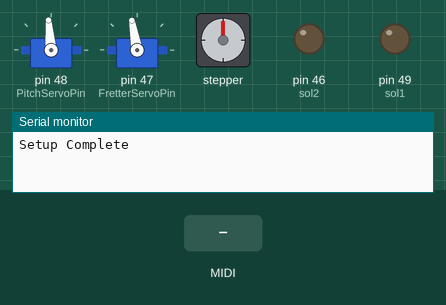
This sketch was run on a simulated Arduino Mega 2560, built with avr-gcc and run on an emulated ATmega2560. Shown: 2 × servo, stepper motor, output pins drawn as LEDs (lit = HIGH), the last lines printed to the serial monitor. The inputs (shaded band) are chosen by the test bench. MIDI output is not drawn; stepper angles assume 200 steps per turn.

Above: at 1.2 s.
1.3 s: MIDI note 60 received
At 2.3 s:
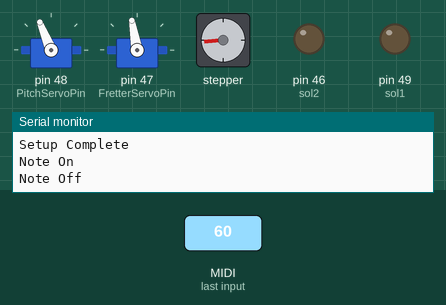
3.2 s: MIDI note 36 received
At 4.4 s:
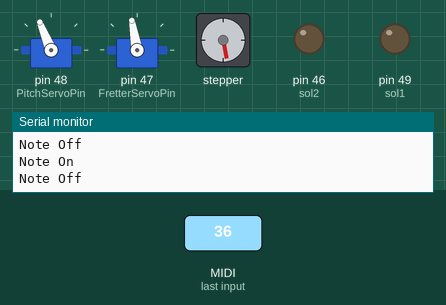
4.7 s: MIDI note 48 received
At 5.6 s:
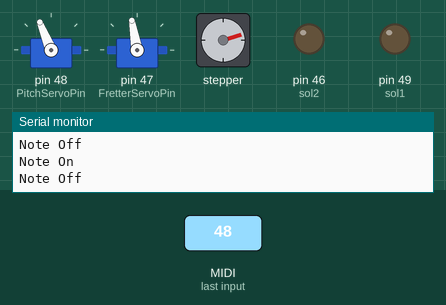
6.2 s: MIDI note 64 received
At 7.7 s:
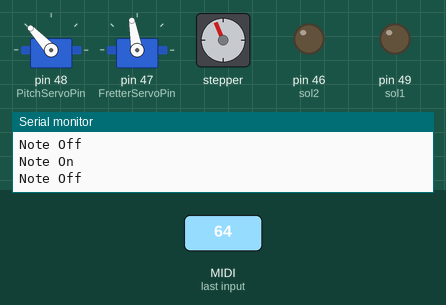
8.0 s: MIDI note 67 received
At 9.2 s:
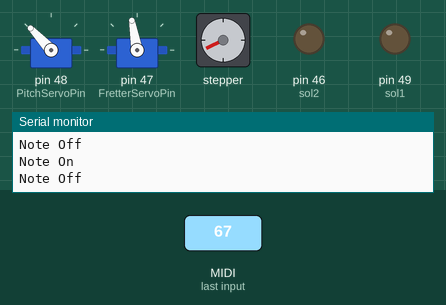
9.5 s: MIDI note 72 received
At 10.5 s:
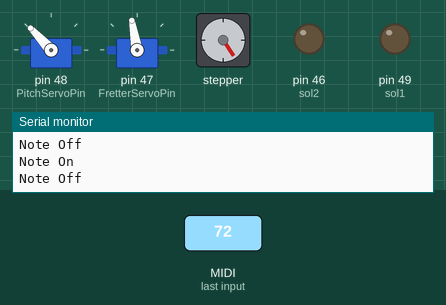
Timing chart, 0 to 12.0 s (numbered marks = the images above; inputs shaded):
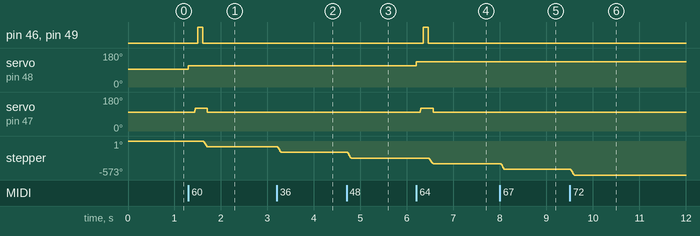

The sketch:

PickWheelz.ino
```cpp
#include <AccelStepper.h>                         //Stepper Motor library - can be downloaded from http://www.airspayce.com/mikem/arduino/AccelStepper/
#include <Servo.h>
#include <MIDI.h>                                 //MIDI library - can be downloaded from https://github.com/FortySevenEffects/arduino_midi_library/releases/tag/4.2

// ****************************************
// TODO List:
// ****************************************
/*
 * - Solenoid PWM
 * - Pick Angle adjustment
 * - CC toggling change to use value threshold instead
 * - Varying fretting strength as angle changes
 * - NOTE - Angle adjustment needs limit switch of some kind
 * - Remove clamping (emergency reset)??
 */
// ****************************************
//
// ****************************************

//------------ Global Variables ------------
const bool DEBUG = true;                          // sends debug info via Serial if true
bool dampEveryNote = false;                       // sets whether each note is damped on Note Off (default TRUE)
bool continuousPlaying = false;                   // sets whether the monochord keeps picking between Note ON and Note OFF messages (Continuous), or picks only once (default FALSE)

const bool pickLimitSwitch = false;               // sets whether the pickwheel uses the limit switch to pick
int pickSwitchPin = 21;

int sol1 = 49;
int sol2 = 46;
bool damperOn = false;                            // flag to tell if damper is on or not

// Fretter Servos
Servo pitchServo;                                 // servo that rotates the fretting rods into correct position along the string
Servo fretterServo;                               // servo that raises or lowers the fretting rod onto the string

const int PitchServoPin = 48;
//const int pitchMaxValue = 120;
//const int pitchMinValue = 63;                                       // absolute minimum value (run to 70 degrees to ensure no collision on overshoot)

// Measurements for Scale (String) Length: 805 mm - Measurements in mm from Nut
//int fretREALPositions[12] = {45.14, 87.74, 127.96, 165.92, 201.75, 235.58, 267.5, 297.64, 326.09, 352.94, 378.29, 402.21};

// Perpendicular Distance between point of rotation and string = ~180mm
const int fretPerpAngle = 95;                                         // angle at which the fretter is perpendicular to the string

// array holds angle values for each fretting position of the 12 notes in an octave
int fretOffset = 0;
int fretPositions[12] = {59, 65, 72, 80, 86, 96, 105, 112, 118, 124, 129, 133};
//int fretClampings[12] = {125, 125, 130, 130, 135, 135, 135, 135, 130, 130, 125, 125};

// delays from 1 fret away to max 12 frets away - in milliseconds (ms)
int frettingDelay[12] = {50,60,70,80,90,100,120,140,160,180,200,220};
int currentFret = 0;                                                  // 0 - Open String

// E Tuning - F3 F* G G* A A* B C4 C* D D* E4
// MIDI - 0x35 0x36 0x37 0x38 0x39 0x3A 0x3B 0x3C 0x3D 0x3E 0x3F 0x40 --> Need adjustment value of -65 to get correct Fret Index

const int midiMin = 0x34;
const int midiMax = 0x40;
const int midiOffset = -(midiMin+1);

const int FretterServoPin = 47;
const int fretterOn = 120;
const int fretterTouching = 110;
//const int fretterClose = 112;                                       //not used anymore
const int fretterOff = 100;

// Stepper Motor Pins
const int StpRef = A15;
const int StpMS1 = 36;
const int StpMS2 = 34;
const int StpMS3 = 32;
const int StpRST = 30;
const int StpSLP = 28;
const int StpSTP = 26;
const int StpDIR = 24;

const int angleStpRST = 39;
const int angleStpSLP = 41;
const int angleStpSTP = 43;
const int angleStpDIR = 45;

const int pickValue = -53;                                            // 200 steps per revolution -> so 50 should be a quarter of a revolution
const int maxAngleSteps = 2000;                                       // NOTE - Placeholder value, needs testing

AccelStepper pickStepper(AccelStepper::DRIVER, StpSTP, StpDIR);       //(mode, STEP pin, DIR pin)
//AccelStepper angleStepper(AccelStepper::DRIVER, angleStpSTP, angleStpDIR);

MIDI_CREATE_INSTANCE(HardwareSerial, Serial1, midi1)

//------------ Global Setup ------------
void setup() {
  // MIDI - Setup
  midi1.setHandleNoteOn(handleNoteOn);
  midi1.setHandleNoteOff(handleNoteOff);
  midi1.setHandleControlChange(handleControlChange);
  midi1.begin(MIDI_CHANNEL_OMNI);                                     // listen on all channels

  // Fretter Servos - Setup
  pitchServo.attach(PitchServoPin);
  fretterServo.attach(FretterServoPin);
  pitchServo.write(fretPerpAngle);
  fretterServo.write(fretterOff);

  // Solenoid Damper - setup
  pinMode(sol1, OUTPUT);
  pinMode(sol2, OUTPUT);

  // Stepper Motor - Setup
  pickStepper.enableOutputs();
  pickStepper.setCurrentPosition(0);
  pickStepper.setMaxSpeed(1000);
  pickStepper.setSpeed(1000);
  pickStepper.setAcceleration(20000);
  //pickStepper.disableOutputs();

//  angleStepper.enableOutputs();
//  angleStepper.setCurrentPosition(0);
//  angleStepper.setMaxSpeed(1000);
//  angleStepper.setSpeed(1000);
//  angleStepper.setAcceleration(20000);

  // MISC - Setup
  pinMode(pickSwitchPin, INPUT);                                      // set up pickwheel limit switch
  if (DEBUG) Serial.begin(9600);
  if (DEBUG) Serial.println("Setup Complete");
}

//------------ MIDI Functions ------------
void handleNoteOn(byte channel, byte pitch, byte velocity){
  if (DEBUG) Serial.println("Note On");

  if (velocity > 0){
    dampOff();                                                        // turn off damper
    if (pitch >= midiMin && pitch <= midiMax) {
      moveFretter(pitch);                                             // move fretter into position if note is within our range
    }
    pickString();                                                     // play note
  }
  else {                                                              // velocity = 0 counts as NOTE OFF
    if (dampEveryNote) dampString();
  }
  //clearInputBuffer();   //NOTE - Does not currently work
}

void handleNoteOff(byte channel, byte pitch, byte velocity){
  if (DEBUG) Serial.println("Note Off");

  if (dampEveryNote) dampString();                                    // turn on damper
  fretterServo.write(fretterOff);
}

void handleControlChange(byte channel, byte pitch, byte velocity){
  //if (DEBUG) Serial.println("CC: ");

  if (pitch == 0x55) toggleDamper();
  else if (pitch == 0x59) toggleDampingMode();
  else if (pitch == 0x05) togglePlayingMode();
  else if (pitch == 0x0A) setPickAngle(velocity);
}

void pickString() {
  if (pickLimitSwitch) {
    pickStepper.moveTo(pickStepper.currentPosition() - 200);                      // start a full rotation
    while(!digitalRead(pickSwitchPin)) {                                          // run pickwheel until pickLimitSwitch is activated - i.e. quarter of rotation is complete
      pickStepper.run();
    }
    pickStepper.runToNewPosition(pickStepper.currentPosition() - 10);             // make sure we move past the limit switch
  }
  else {
    pickStepper.runToNewPosition(pickStepper.currentPosition() + pickValue);      // BLOCKING
  }
}

void dampString() {
  dampOn();
  delay(100);
  dampOff();                                                                    // turn off when note has decayed
}

void dampOn() {
  damperOn = true;
  digitalWrite(sol1, HIGH);
  digitalWrite(sol2, HIGH);
  delay(5);
}

void dampOff() {
  if (damperOn) {
    damperOn = false;
    digitalWrite(sol1, LOW);
    digitalWrite(sol2, LOW);
    delay(5);
  }
}

void moveFretter(byte pitch) {
  int fretNum = pitch + midiOffset;
  if (fretNum < 0 || fretNum >= 12) return;
  int fretDiff = abs(fretNum - currentFret);
  if (fretDiff >= 6) {
    if (fretNum == 0){
      Serial.println("Slowing min value");
      pitchServo.write(fretPositions[fretNum+1] + fretOffset);
      delay(100);
    }
    else if (fretNum == 11){
      Serial.println("Slowing max value");
      pitchServo.write(fretPositions[fretNum-1] + fretOffset);
      delay(100);
    }
  }
  pitchServo.write(fretPositions[fretNum] + fretOffset);

  delay(frettingDelay[fretDiff]);                                                 // uses variable delay depending on the distance the fretter must travel
  fretOn();
  currentFret = fretNum;
}

void fretOn() {
  //dampOn();
  fretterServo.write(fretterTouching);
  delay(10);
  fretterServo.write(fretterOn);
  delay(50);                                                                      //NOTE - Might need reducing
  //dampOff();
  dampString();
}

// Toggle damper ON/OFF
void toggleDamper() {
  if (DEBUG) Serial.println("Damper Toggled On/Off");
  if (damperOn) dampOff();
  else dampOn();
}

// Set Damping Mode (To damp after every note or not)
void toggleDampingMode() {
  if (DEBUG) Serial.println("Damping Mode Toggled");
  dampEveryNote = !dampEveryNote;
}

// Toggle Note Playing Mode - Continuous -> (i.e. keep picking between Note ON and Note OFF) / Non-Continuous (default) -> pick once per note
void togglePlayingMode() {
  if (DEBUG) Serial.println("Continuous Playing Toggled");
  continuousPlaying = !continuousPlaying;   //NOTE - Doesn't change anything currently
}

// Changes the picking angle between 0 and 45 degrees, scales between received value of 0 - 127
void setPickAngle(byte value) {
  if (DEBUG) Serial.println("Changing Picking Angle");
  int newAnglePosition = maxAngleSteps / 127 * value;
//  angleStepper.runToNewPosition(newAnglePosition);
  if (DEBUG) Serial.println(newAnglePosition);
}

void clearInputBuffer() {
//  while(Serial.available()){  //is there anything to read?
//    char getData = Serial.read();  //if yes, read it
//    if (DEBUG) Serial.println("PURGING STORED MIDI MESSAGE");
//  }
  while(midi1.check()) {
    midi1.read();
    if (DEBUG) Serial.println("PURGING STORED MIDI MESSAGE");
  }
}

//------------ Main Loop ------------
void loop() {
  midi1.read();
}
```

Measured:
- after the input at 1.3 s, pin 46 (sol2), pin 49 (sol1): LOW → HIGH after 0.20 s, → LOW 0.11 s later; servo on pin 48 (PitchServoPin): 95° → 112° at once; servo on pin 47 (FretterServoPin): 100° → 120° after 0.14 s, → 100° 0.27 s later; stepper: turns 96° counter-clockwise, starting after 0.33 s
- after the input at 3.2 s, stepper: turns 95° counter-clockwise, starting at once
- after the input at 4.7 s, stepper: turns 96° counter-clockwise, starting at once
- after the input at 6.2 s, pin 46 (sol2), pin 49 (sol1): LOW → HIGH after 0.15 s, → LOW 0.11 s later; servo on pin 48 (PitchServoPin): 112° → 133° at once; servo on pin 47 (FretterServoPin): 100° → 120° after 0.09 s, → 100° 0.27 s later; stepper: turns 95° counter-clockwise, starting after 0.28 s
- after the input at 8.0 s, stepper: turns 95° counter-clockwise, starting at once
- after the input at 9.5 s, stepper: turns 96° counter-clockwise, starting at once
